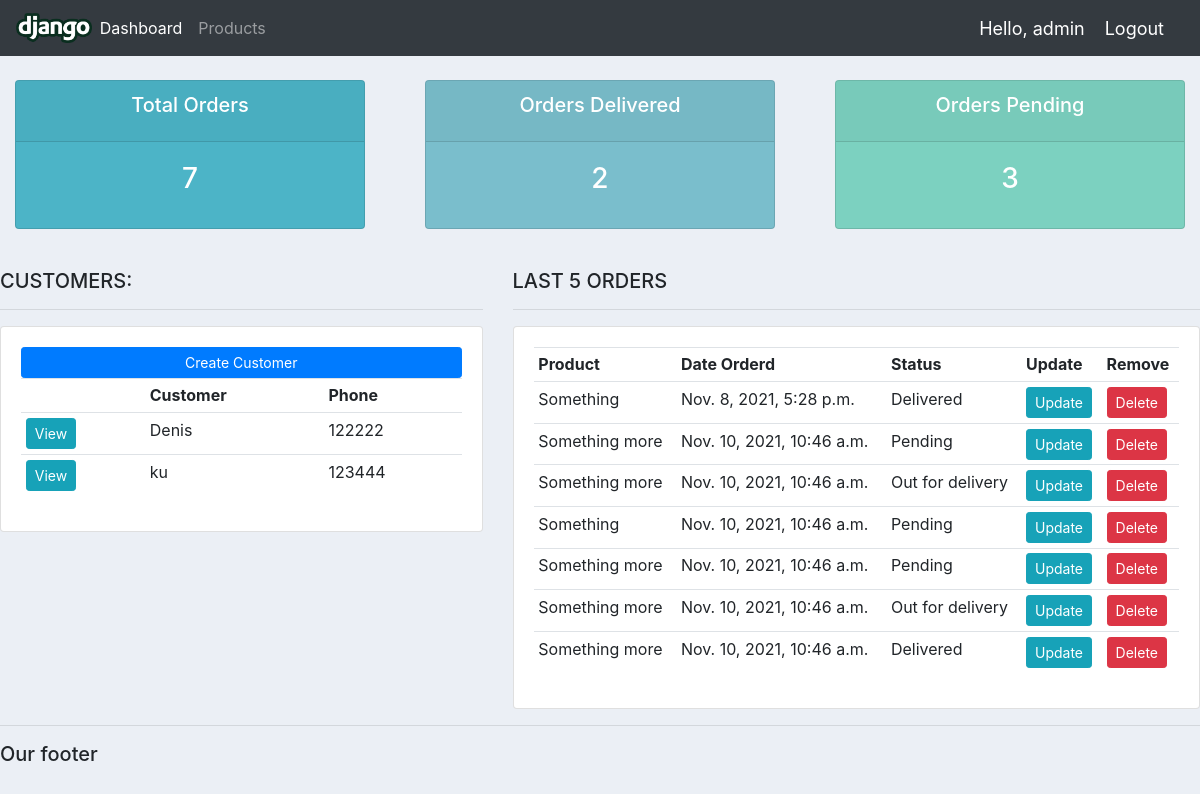
Before: / (signed in) with the older database file.
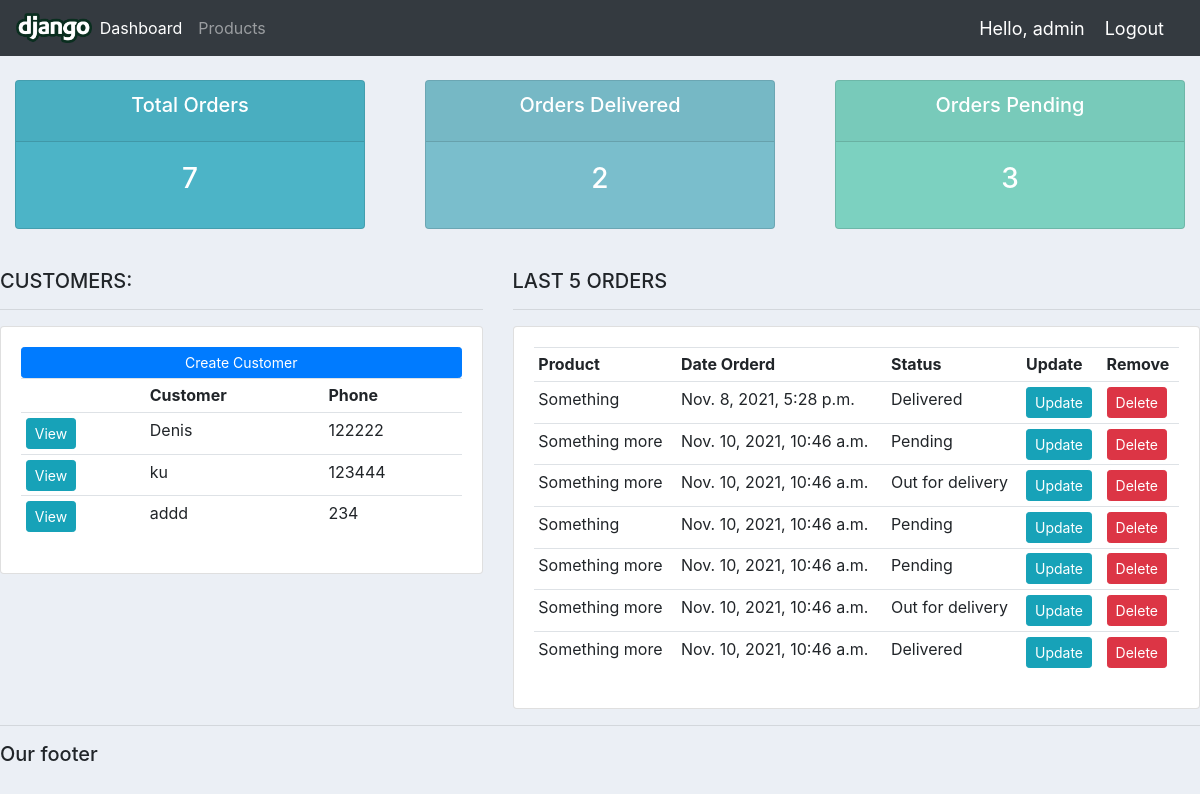
After: the same page with the newer database file.
### accounts/models.py (models this page shows, shortened)
class Customer(models.Model):
    user = models.OneToOneField(User, null=True, blank=True, on_delete=models.CASCADE)
    name = models.CharField(max_length=200, null=True)
    phone = models.CharField(max_length=200, null=True)
    email = models.CharField(max_length=200, null=True)
    profile_pic = models.ImageField(default="logo.png", null=True, blank=True)
    date_created = models.DateTimeField(auto_now_add=True, null=True)

class Order(models.Model):
    STATUS = (
        ('Pending', 'Pending'),
        ('Out for delivery', 'Out for delivery'),
        ('Delivered', 'Delivered'),
    )
    customer = models.ForeignKey(Customer, null=True, on_delete=models.SET_NULL)
    product = models.ForeignKey(Product, null=True, on_delete=models.SET_NULL)
    date_created = models.DateTimeField(auto_now_add=True, null=True)
    status = models.CharField(max_length=200, null=True, choices=STATUS)
    note = models.CharField(max_length=1000, null=True)

class Product(models.Model):
    CATEGORY = (
        ('Indoor', 'Indoor'),
        ('Out Door', 'Out Door')
    )
    name = models.CharField(max_length=200, null=True)
    price = models.FloatField(null=True)
    category = models.CharField(max_length=200, null=True, choices=CATEGORY)
    description = models.CharField(max_length=200, null=True, blank=True)
    date_created = models.DateTimeField(auto_now_add=True, null=True)
    tags = models.ManyToManyField(Tag)
    def __str__(self):
        return self.name

### accounts/decorators.py (the view)
    def wrapper_func(request, *args, **kwargs):
        group = None
        if request.user.groups.exists():
            group = request.user.groups.all()[0].name
        if group == 'customer':
            return redirect('user-page')
        if group == 'admin':
            return view_func(request, *args, **kwargs)

### accounts/views.py (called while the page is built)
@login_required(login_url='login')
@admin_only
def home(request):
    orders = Order.objects.all()
    customers = Customer.objects.all()
    total_customers = customers.count()
    total_orders = orders.count()
    delivered = orders.filter(status='Delivered').count()
    pending = orders.filter(status='Pending').count()
    context = {'orders': orders, 'customers': customers,
               'total_orders': total_orders, 'total_customers': total_customers,
               'delivered': delivered, 'pending': pending}
    return render(request, 'accounts/dashboard.html', context)

### accounts/templates/accounts/dashboard.html
{% extends 'accounts/main.html' %}
{% block content %}
    {% include 'accounts/status.html' %}
    <br>
    <div class="row">
        <div class="col-md-5">
            <h5>CUSTOMERS:</h5>
            <hr>
            <div class="card card-body">
                <a class="btn btn-primary  btn-sm btn-block" href="">Create Customer</a>
                <table class="table table-sm">
                    <tr>
                        <th></th>
                        <th>Customer</th>
                        <th>Phone</th>
                    </tr>
                    {% for customer in customers %}
                        <tr>
                        <td><a class="btn btn-sm btn-info" href="{% url 'customer' customer.id %}">View</a> </td>
                            <td>{{ customer.name }}</td>
                            <td>{{ customer.phone }}</td>
                        </tr>
                    {% endfor %}
                </table>
            </div>
        </div>
        <div class="col-md-7">
            <h5>LAST 5 ORDERS</h5>
            <hr>
            <div class="card card-body">
                <table class="table table-sm">
                    <tr>
                        <th>Product</th>
                        <th>Date Orderd</th>
                        <th>Status</th>
                        <th>Update</th>
                        <th>Remove</th>
                    </tr>
                    {% for order in orders %}
                        <tr>
                            <td>{{ order.product }}</td>
                            <td>{{ order.date_created }}</td>
                            <td>{{ order.status }}</td>
                            <td><a class="btn btn-sm btn-info" href="{% url 'update_order' order.id %}">Update</a></td>
                            <td><a class="btn btn-sm btn-danger" href="{% url 'delete_order' order.id %}">Delete</a></td>
                        </tr>
                    {% endfor %}
                </table>
            </div>
        </div>
    </div>
{% endblock %}

Changed rows visible on the page:
added Customer: name "addd", phone "234"
